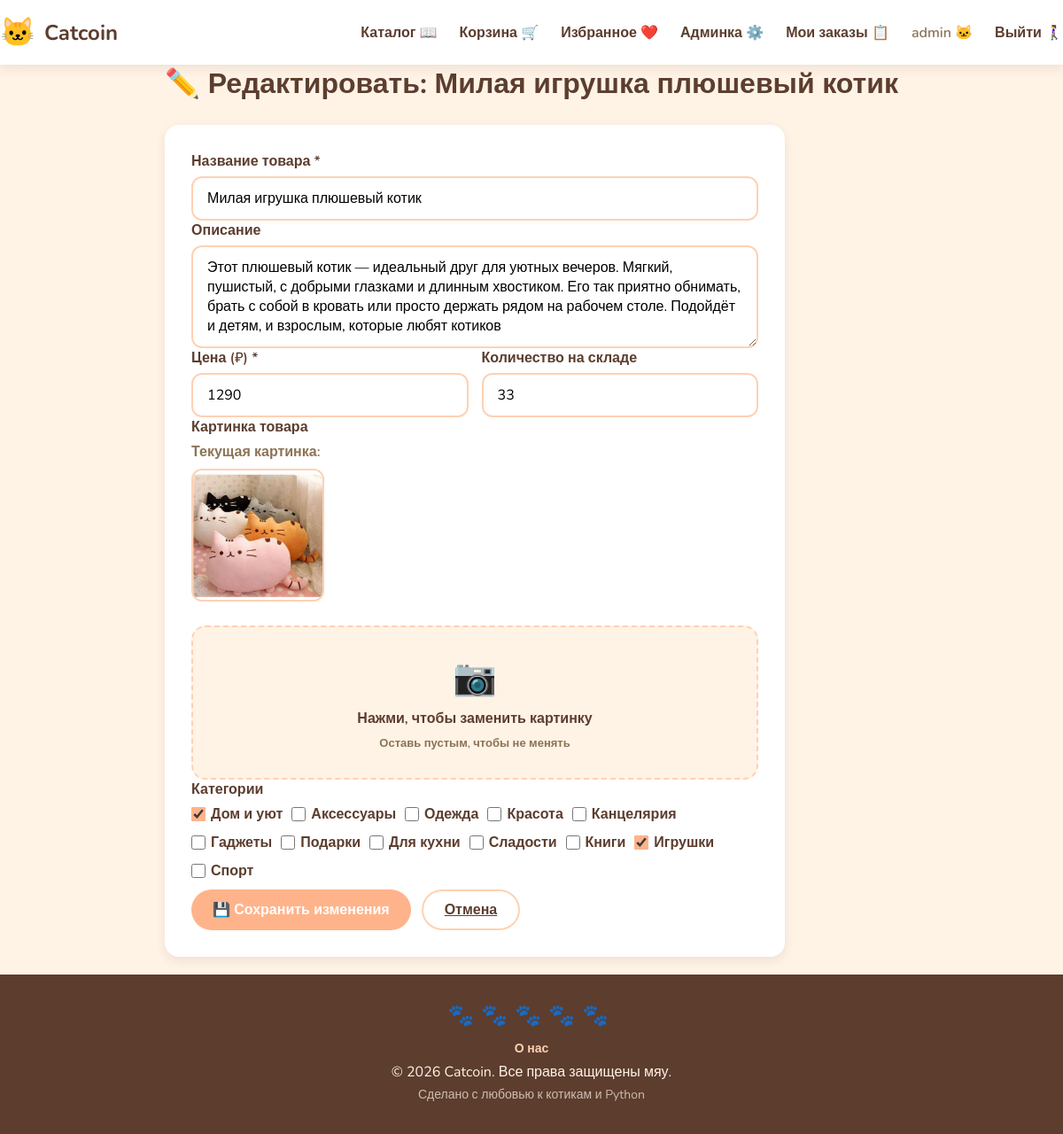
Page /admin/products/edit/2 (signed in) on the committed database.
### models/user.py (models this page shows, shortened)
class User(UserMixin, db.Model):
    __tablename__ = 'users'
    id = db.Column(db.Integer, primary_key=True)
    username = db.Column(db.String(64), unique=True, nullable=False, index=True)
    email = db.Column(db.String(120), unique=True, nullable=False, index=True)
    password_hash = db.Column(db.String(256), nullable=False)
    is_admin = db.Column(db.Boolean, default=False)
    created_at = db.Column(db.DateTime, default=datetime.utcnow)
    cart_items = db.relationship('CartItem', backref='user', lazy='dynamic')
    orders = db.relationship('Order', backref='user', lazy='dynamic')

### models/product.py (models this page shows, shortened)
class Product(db.Model):
    __tablename__ = 'products'
    id = db.Column(db.Integer, primary_key=True)
    name = db.Column(db.String(128), nullable=False, index=True)
    description = db.Column(db.Text)
    price = db.Column(db.Float, nullable=False)
    stock = db.Column(db.Integer, default=0)
    image_file = db.Column(db.String(128), default='default_product.png')
    created_at = db.Column(db.DateTime, default=datetime.utcnow)
    cart_items = db.relationship('CartItem', backref='product', lazy='dynamic')
    order_items = db.relationship('OrderItem', backref='product', lazy='dynamic')
    def get_image_url(self):
        return f'/static/images/{self.image_file}'

class Category(db.Model):
    __tablename__ = 'categories'
    id = db.Column(db.Integer, primary_key=True)
    name = db.Column(db.String(64), unique=True, nullable=False)
    description = db.Column(db.String(256))
    products = db.relationship('Product', secondary=product_category,
                               backref=db.backref('categories', lazy='dynamic'))

### blueprints/admin/routes.py (the view, shortened to what this page needs)
@admin_bp.route('/admin/products/edit/<int:product_id>', methods=['GET', 'POST'])
@admin_required
def edit_product(product_id):
    product = Product.query.get_or_404(product_id)
    categories = Category.query.all()
    return render_template('admin/edit_product.html', product=product, categories=categories)

### blueprints/admin/routes.py (called while the page is built)
def admin_required(func):
    from functools import wraps
    @wraps(func)
    @login_required
    def wrapper(*args, **kwargs):
        if not current_user.is_admin:
            flash('🐱 Доступ только для администраторов!', 'error')
            return redirect(url_for('main.index'))
        return func(*args, **kwargs)
    return wrapper

### blueprints/cart/routes.py (called while the page is built)
@cart_bp.app_context_processor
def inject_cart_count():
    from flask_login import current_user
    if current_user.is_authenticated:
        count = sum(item.quantity for item in current_user.cart_items)
    else:
        count = 0
    return {'cart_count': count}

### blueprints/favorites/routes.py (called while the page is built)
@favorites_bp.app_context_processor
def inject_favorites_count():
    from flask_login import current_user
    if current_user.is_authenticated:
        count = Favorite.query.filter_by(user_id=current_user.id).count()
    else:
        count = 0
    return {'favorites_count': count}

### models/user.py (called while the page is built)
@login_manager.user_loader
def load_user(user_id):
    return User.query.get(int(user_id))

### templates/admin/edit_product.html (shortened to what this page needs)
{% extends "base.html" %}
{% block content %}
<div class="admin-page">
    <h1>✏️ Редактировать: {{ product.name.capitalize() }}</h1>
    <div class="admin-form-card">
        <form method="POST" action="{{ url_for('admin.edit_product', product_id=product.id) }}" enctype="multipart/form-data">
            <div class="form-group">
                <label>Название товара *</label>
                <input type="text" name="name" class="form-input" required value="{{ product.name.capitalize() }}">
            </div>
            <div class="form-group">
                <label>Описание</label>
                <textarea name="description" class="form-input form-textarea" rows="4">{{ product.description }}</textarea>
            </div>
            <div class="form-row">
                <div class="form-group">
                    <label>Цена (₽) *</label>
                    <input type="number" name="price" class="form-input" required
                        min="0" max="99999999" step="1" value="{{ '%.0f'|format(product.price) }}">
                </div>
                <div class="form-group">
                    <label>Количество на складе</label>
                    <input type="number" name="stock" class="form-input"
                        min="0" max="999999" value="{{ product.stock }}">
                </div>
            </div>
            <div class="form-group">
                <label>Картинка товара</label>
                <div class="current-image">
                    <p>Текущая картинка:</p>
                    <img src="{{ product.get_image_url() }}" alt="{{ product.name.capitalize() }}" class="current-image-preview"onerror="this.src='{{ url_for('static', filename='images/default_product.png') }}'">
                </div>
                <div class="image-upload-area">
                    <label for="imageInput" class="image-upload-label">
                        <div class="upload-placeholder">
                            <span class="upload-icon">📷</span>
                            <span>Нажми, чтобы заменить картинку</span>
                            <span class="upload-hint">Оставь пустым, чтобы не менять</span>
                        </div>
                    </label>
                </div>
            </div>
            <div class="form-group">
                <label>Категории</label>
                <div class="checkbox-group">
                    {% for category in categories %}
                    <label class="checkbox-label">
                        <input type="checkbox" name="categories" value="{{ category.id }}"
                               {% if category in product.categories %}checked{% endif %}>
                        {{ category.name }}
                    </label>
                    {% endfor %}
                </div>
            </div>
            <div class="form-actions">
                <button type="submit" class="btn btn-primary">💾 Сохранить изменения</button>
                <a href="{{ url_for('admin.admin_products') }}" class="btn btn-secondary">Отмена</a>
            </div>
        </form>
    </div>
</div>
{% endblock %}

### templates/base.html (shortened to what this page needs)
<!DOCTYPE html>
<html lang="ru">
<head>
    <link rel="stylesheet" href="{{ url_for('static', filename='css/style.css') }}">
</head>
<body>
    <nav class="navbar">
        <div class="container nav-container">
            <a href="{{ url_for('main.index') }}" class="logo">
                <span class="logo-icon">🐱</span>
                <span class="logo-text">Catcoin</span>
            </a>
            <div class="nav-links">
    <a href="{{ url_for('main.index') }}">Каталог 📖</a>
    <a href="{{ url_for('cart.view_cart') }}" class="cart-link">
        Корзина 🛒
    </a>
    <a href="{{ url_for('favorites.view_favorites') }}" class="cart-link">
        Избранное ❤️
    </a>
    {% if current_user.is_authenticated and current_user.is_admin %}
        <a href="{{ url_for('admin.dashboard') }}"> Админка ⚙️</a>
    {% endif %}
    {% if current_user.is_authenticated %}
        <a href="{{ url_for('order.my_orders') }}">Мои заказы 📋</a>
        <span class="nav-user"> {{ current_user.username }} 🐱</span>
        <a href="{{ url_for('auth.logout') }}">Выйти 🚶‍♀️</a>
    {% else %}
        <a href="{{ url_for('auth.login') }}">Войти</a>
        <a href="{{ url_for('auth.register') }}">Регистрация</a>
    {% endif %}
</div>
        </div>
    </nav>
    <main class="container">
    {% block content %}{% endblock %}
</main>
    <footer class="footer">
    <div class="container footer-content">
        <div class="footer-paws">
            <span>🐾</span><span>🐾</span><span>🐾</span><span>🐾</span><span>🐾</span>
        </div>
        <div class="footer-links">
            <a href="{{ url_for('main.about') }}">О нас</a>
        </div>
        <p>© 2026 Catcoin. Все права защищены мяу.</p>
        <p class="footer-small">Сделано с любовью к котикам и Python</p>
    </div>
</footer>
</body>
</html>

### static/css/style.css (style rules this page uses)
:root { --pastel-orange: #FFD1B3; --warm-peach: #FFB38A; --dark-brown: #5C3D2E; --light-cream: #FFF3E6; --cat-paw-pink: #FFC0CB; --white: #FFFFFF; --gray: #8B7355; --shadow: 0 4px 12px rgba(92, 61, 46, 0.1); }
:root { --pastel-orange: #FFD1B3; --warm-peach: #FFB38A; --dark-brown: #5C3D2E; --light-cream: #FFF3E6; --cat-paw-pink: #FFC0CB; --white: #FFFFFF; --gray: #8B7355; --shadow: 0 4px 12px rgba(92, 61, 46, 0.1); --shadow-hover: 0 6px 16px rgba(92, 61, 46, 0.15); }
* { margin: 0; padding: 0; box-sizing: border-box; }
body { font-family: 'Nunito', sans-serif; background-color: var(--light-cream); color: var(--dark-brown); min-height: 100vh; display: flex; flex-direction: column; }
.container { max-width: 1200px; margin: 0 auto; padding: 0 20px; }
main { flex: 1; padding: 30px 0; }
.navbar { background-color: var(--white); box-shadow: var(--shadow); position: sticky; top: 0; z-index: 100; }
.nav-container { display: flex; justify-content: space-between; align-items: center; padding: 15px 0; }
.logo { text-decoration: none; display: flex; align-items: center; gap: 10px; }
.logo-icon { font-size: 32px; }
.logo-text { font-size: 24px; font-weight: 700; color: var(--dark-brown); }
.nav-links { display: flex; gap: 25px; }
.nav-links a { text-decoration: none; color: var(--dark-brown); font-weight: 600; transition: color 0.3s; }
.btn { display: inline-block; padding: 10px 24px; border: none; border-radius: 50px; font-family: 'Nunito', sans-serif; font-size: 16px; font-weight: 600; cursor: pointer; transition: background-color 0.3s, transform 0.2s; }
.btn-primary { background-color: var(--warm-peach); color: var(--white); }
.footer { background-color: var(--dark-brown); color: var(--light-cream); text-align: center; padding: 30px 0; margin-top: auto; }
.footer-paws { font-size: 24px; letter-spacing: 8px; margin-bottom: 10px; }
.footer-content p { margin: 5px 0; }
.footer-small { font-size: 14px; opacity: 0.7; }
h1, h2, h3, h4, h5, h6, p, span, a, div { overflow-wrap: break-word; word-wrap: break-word; }
.btn-secondary { background-color: var(--white); color: var(--dark-brown); border: 2px solid var(--pastel-orange); }
.form-group { display: flex; flex-direction: column; gap: 6px; }
.form-group label { font-weight: 600; color: var(--dark-brown); }
.form-input { padding: 12px 16px; border: 2px solid var(--pastel-orange); border-radius: 12px; font-family: 'Nunito', sans-serif; font-size: 16px; transition: border-color 0.3s; outline: none; }
.form-input::placeholder { color: #C4B5A5; }
.cart-link { position: relative; }
.nav-user { color: var(--gray); font-weight: 600; }
.admin-page h1 { margin-bottom: 25px; }
.admin-form-card { background-color: var(--white); border-radius: 16px; padding: 30px; box-shadow: var(--shadow); max-width: 700px; margin-bottom: 20px; }
.form-row { display: grid; grid-template-columns: 1fr 1fr; gap: 15px; }
.form-textarea { resize: vertical; font-family: 'Nunito', sans-serif; }
.checkbox-group { display: flex; flex-wrap: wrap; gap: 10px; }
.checkbox-label { display: flex; align-items: center; gap: 6px; cursor: pointer; font-weight: 400; }
.checkbox-label input[type="checkbox"] { width: 16px; height: 16px; accent-color: var(--warm-peach); }
.image-upload-area { position: relative; }
.image-upload-label { cursor: pointer; display: block; }
.upload-placeholder { display: flex; flex-direction: column; align-items: center; gap: 8px; padding: 30px; border: 2px dashed var(--pastel-orange); border-radius: 16px; background-color: var(--light-cream); transition: all 0.3s; }
.upload-icon { font-size: 40px; }
.upload-hint { font-size: 13px; color: var(--gray); }
.current-image { margin-bottom: 15px; }
.current-image p { font-weight: 600; margin-bottom: 8px; color: var(--gray); }
.current-image-preview { width: 150px; height: 150px; object-fit: cover; border-radius: 12px; border: 2px solid var(--pastel-orange); background-color: var(--pastel-orange); }
.form-actions { display: flex; gap: 12px; margin-top: 10px; }
.footer-links { margin-top: 10px; }
.footer-links a { color: var(--pastel-orange); text-decoration: none; font-weight: 600; font-size: 14px; transition: color 0.3s; }

### rows in the picture
User: username "admin"
Product: name "Милая игрушка плюшевый котик", description "Этот плюшевый котик — идеальный друг для уютных вечеров. Мягкий, пушистый, с добрыми глазками и длинным хвостиком. Его так приятно обнимать, брать с собой в кровать или просто держать рядом на рабочем столе. Подойдёт и детям, и взрослым, которые любят котиков", price "1290", stock "33", get_image_url (picture)
Category: name "Дом и уют"
Category: name "Аксессуары"
Category: name "Одежда"
Category: name "Красота"
Category: name "Канцелярия"
Category: name "Гаджеты"
Category: name "Подарки"
Category: name "Для кухни"
Category: name "Сладости"
Category: name "Книги"
Category: name "Игрушки"
Category: name "Спорт"
